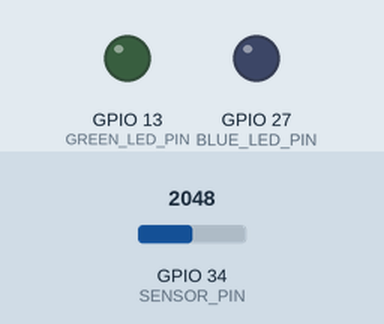
The sketch below on a simulated ESP32. Parts: output pins drawn as LEDs (lit = HIGH). The test bench sets the inputs (shaded band); at power-on: GPIO 34 (SENSOR_PIN) = 2048. WiFi joins after 1.5 s; servers stay silent unless stated; the local clock reads 2024-03-15 10:24:30 at power-on unless the sketch sets it; pins used as bus, display or sensor lines are not drawn; what the sketch prints to the serial monitor is not drawn.

Above: at 2.6 s.
Timing chart, 0 to 16.0 s (numbered marks = the images above):
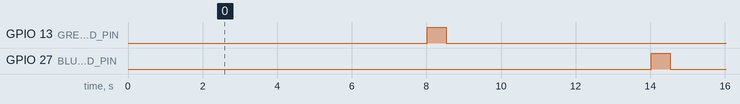

Measured:
- by itself, GPIO 13 (GREEN_LED_PIN): LOW → HIGH at 8.0 s, → LOW 0.50 s later
- by itself, GPIO 27 (BLUE_LED_PIN): LOW → HIGH at 14.0 s, → LOW 0.50 s later

The sketch:

soil_moisture_node.ino
```cpp
#include <esp_now.h>
#include <esp_wifi.h>
#include <WiFi.h>
#include <time.h>
#include <HTTPClient.h>
#include <ArduinoJson.h>
#include <WiFiManager.h>          //https://github.com/tzapu/WiFiManager WiFi Configuration Magic

constexpr char NODE_NAME[] = "ESP32-NODE-SOIL-MOISTURE";
constexpr uint8_t CONTROL_NODE_MAC_ADDRESS[] = {0xC8, 0x2E, 0x18, 0x68, 0x8B, 0xB4};
constexpr uint8_t GATEWAY_NODE_MAC_ADDRESS[] = {0x8C, 0x4F, 0x00, 0x3D, 0x52, 0x84};

constexpr int SENSOR_MAX_VALUE = 4095;
constexpr int SENSOR_MIN_VALUE = 0;
constexpr int DEFAULT_INTERVAL_READ = 300;
constexpr int DEFAULT_NO_MAX_OF_TRIES = 20;
constexpr int DEFAULT_WIFI_CHANNEL = 9;

constexpr int SENSOR_PIN = 34;
constexpr int HIGH_SENSOR_PIN = 32;
constexpr int BLUE_LED_PIN = 27;
constexpr int GREEN_LED_PIN = 13;

int read_interval_seconds;
int no_max_of_retries;
int wifi_channel;

bool waiting_gateway_ack = false;
bool waiting_control_node_ack = false;

bool send_to_gateway = false;
bool send_to_control_node = false;

time_t previous_read_time = time(NULL);

esp_now_peer_info_t control_node_info;
esp_now_peer_info_t gateway_node_info;

int no_of_retries = 0;

enum payload_type {
  soilMoisture,
  waterLevel,
  solenoidState,
  requestWaterLevel
};

struct NodePayload {
  payload_type type;
  int value;
};

NodePayload payload;

WiFiManager wm;

WiFiManagerParameter read_interval_seconds_field;
WiFiManagerParameter no_max_of_entries_field;
WiFiManagerParameter wifi_channel_field;

String getParam(String name){
  String value;
  if(wm.server->hasArg(name)) {
    value = wm.server->arg(name);
  }
  Serial.print(name);
  Serial.print(":");
  Serial.println(value);
  return value;
}

void save_params() {
  Serial.println("Saving parameters");
  read_interval_seconds = getParam("read_interval_seconds").toInt();
  no_max_of_retries = getParam("no_max_of_entries").toInt();
  wifi_channel = getParam("wifi_channel").toInt();
}

void setup_wifi() {
  Serial.println("Setting up WiFi...");
  WiFi.mode(WIFI_STA);
  WiFi.setSleep(false);

  new (&read_interval_seconds_field) WiFiManagerParameter("read_interval_seconds", "Intervalo entre leituras (segundos)", String(DEFAULT_INTERVAL_READ).c_str(), 4, "type='number'");
  new (&no_max_of_entries_field) WiFiManagerParameter("no_max_of_entries", "Máximo de reenvios de dados", String(DEFAULT_NO_MAX_OF_TRIES).c_str(), 3, "type='number'");
  new (&wifi_channel_field) WiFiManagerParameter("wifi_channel", "Canal WiFi (quando desconectado)", String(DEFAULT_WIFI_CHANNEL).c_str(), 2, "type='number'");

  wm.resetSettings();

  wm.addParameter(&read_interval_seconds_field);
  wm.addParameter(&no_max_of_entries_field);
  wm.addParameter(&wifi_channel_field);

  wm.setSaveParamsCallback(save_params);
  wm.setSaveConfigCallback(save_params);

  wm.setDarkMode(true);

  wm.setConfigPortalTimeout(120);
  wm.setBreakAfterConfig(true);

  bool res;
  // Open configuration portal.
  res = wm.autoConnect(NODE_NAME, "password");
  esp_wifi_set_promiscuous(true);
  WiFi.setChannel(wifi_channel);
  esp_wifi_set_promiscuous(false);

  Serial.println("\nWi-Fi setup complete.");
}

void on_message_sent(const uint8_t* mac_addr, esp_now_send_status_t status) {
  Serial.print("Try:");
  Serial.println(no_of_retries);
  switch (status) {
    case ESP_NOW_SEND_SUCCESS:
      Serial.println("Successfully sent");
      no_of_retries = 1;
      if (waiting_control_node_ack) {
        digitalWrite(GREEN_LED_PIN, HIGH);
        send_to_gateway = true;
      } else {
        digitalWrite(BLUE_LED_PIN, HIGH);
      }
      break;
    case ESP_NOW_SEND_FAIL:
      Serial.println("Error on sent");
      Serial.println(no_max_of_retries);
      if (no_of_retries >= no_max_of_retries) {
        Serial.println("Stopping");
        no_of_retries = 1;
        break;
      }
      no_of_retries++;

      // Force a resend
      Serial.println("Trying again");
      if (waiting_control_node_ack) {
        send_to_control_node = true;
      } else {
        send_to_gateway = true;
      }
  }
  delay(500);
  digitalWrite(GREEN_LED_PIN, LOW);
  digitalWrite(BLUE_LED_PIN, LOW);
  waiting_control_node_ack = false;
  waiting_gateway_ack = false;
}

void setup_esp_now() {
  Serial.println("Initializing ESP-NOW...");
  if (esp_now_init() != ESP_OK) {
    Serial.println("Error initializing ESP-NOW.");
    return;
  }

  esp_now_register_send_cb(on_message_sent);
  memcpy(control_node_info.peer_addr, CONTROL_NODE_MAC_ADDRESS, 6);
  control_node_info.encrypt = false;

  if (esp_now_add_peer(&control_node_info) != ESP_OK) {
    Serial.println("Error adding ESP-NOW peer.");
    return;
  }

  memcpy(gateway_node_info.peer_addr, GATEWAY_NODE_MAC_ADDRESS, 6);
  gateway_node_info.encrypt = false;

  if (esp_now_add_peer(&gateway_node_info) != ESP_OK) {
    Serial.println("Error adding ESP-NOW peer.");
    return;
  }

  Serial.println("ESP-NOW setup complete.");
}

void setup_sensor() {
  Serial.println("Configuring sensor...");
  pinMode(SENSOR_PIN, INPUT);
  pinMode(HIGH_SENSOR_PIN, OUTPUT);
  pinMode(BLUE_LED_PIN, OUTPUT);
  pinMode(GREEN_LED_PIN, OUTPUT);

  digitalWrite(HIGH_SENSOR_PIN, LOW);
  digitalWrite(BLUE_LED_PIN, LOW);
  digitalWrite(GREEN_LED_PIN, LOW);

  Serial.println("Sensor setup complete.");
}

void print_node_info() {
  Serial.println(NODE_NAME);
  Serial.print("IP Address: ");
  Serial.println(WiFi.localIP());
  Serial.print("WiFi Channel: ");
  Serial.println(WiFi.channel());
  Serial.print("MAC Address: ");
  Serial.println(WiFi.macAddress());
}

long read_sensor_data() {
  digitalWrite(HIGH_SENSOR_PIN, HIGH);
  delay(5000);
  long sensor_read = analogRead(SENSOR_PIN);
  delay(500);
  digitalWrite(HIGH_SENSOR_PIN, LOW);

  previous_read_time = time(NULL);
  Serial.printf("Sensor Resistance: %ld\n", sensor_read);
  return map(sensor_read, SENSOR_MIN_VALUE, SENSOR_MAX_VALUE, 100, 0);
}

bool is_time_to_read() {
  return difftime(time(NULL), previous_read_time) >= read_interval_seconds;
}

void send_esp_now_data(const uint8_t* mac_address) {
  Serial.println("Sending data to another node.");

  payload.type = soilMoisture;
  payload.value = read_sensor_data();

  esp_err_t send_result = esp_now_send(mac_address, (uint8_t*)&payload, sizeof(payload));
  if (send_result == ESP_OK) {
    Serial.println("The message was sent.");
  } else {
    Serial.println("The message was NOT sent.");
  }

  Serial.println("Data was sent to another node.");
}

void setup() {
  Serial.begin(115200);
  delay(1000);

  Serial.println("Starting setup...");

  read_interval_seconds = DEFAULT_INTERVAL_READ;
  no_max_of_retries = DEFAULT_NO_MAX_OF_TRIES;
  wifi_channel = DEFAULT_WIFI_CHANNEL;

  setup_wifi();
  setup_esp_now();
  setup_sensor();

  previous_read_time -= read_interval_seconds;
  Serial.println("Setup complete.");
  print_node_info();
}

void loop() {
  if (!waiting_control_node_ack && !waiting_gateway_ack) {
    if (is_time_to_read() || send_to_control_node) {
      send_to_control_node = false;
      send_esp_now_data(CONTROL_NODE_MAC_ADDRESS);
      waiting_control_node_ack = true;
    }

    if (send_to_gateway) {
      send_to_gateway = false;
      send_esp_now_data(GATEWAY_NODE_MAC_ADDRESS);
      waiting_gateway_ack = true;
    }
  }

  delay(500);
}
```
